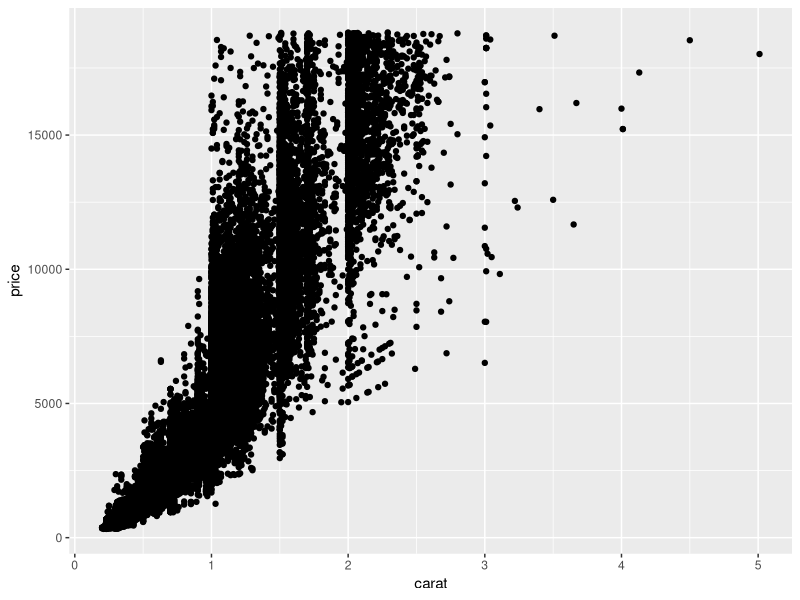
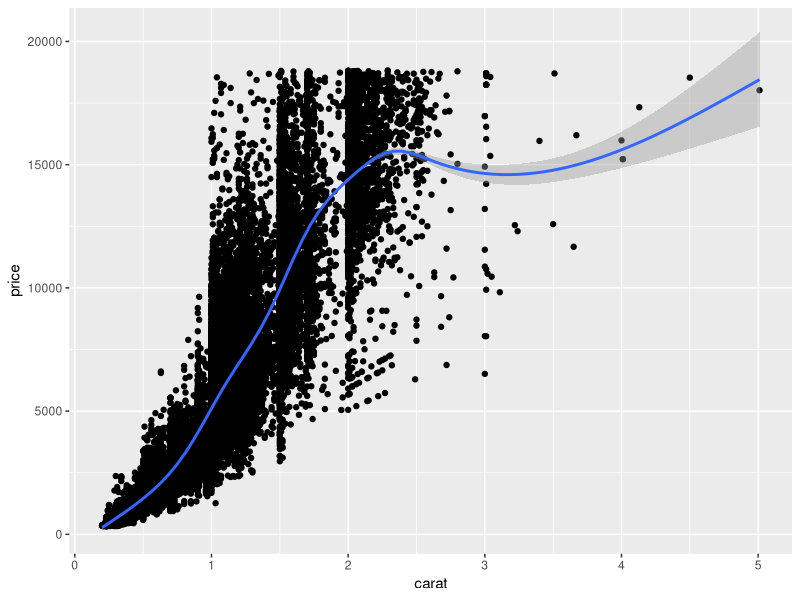
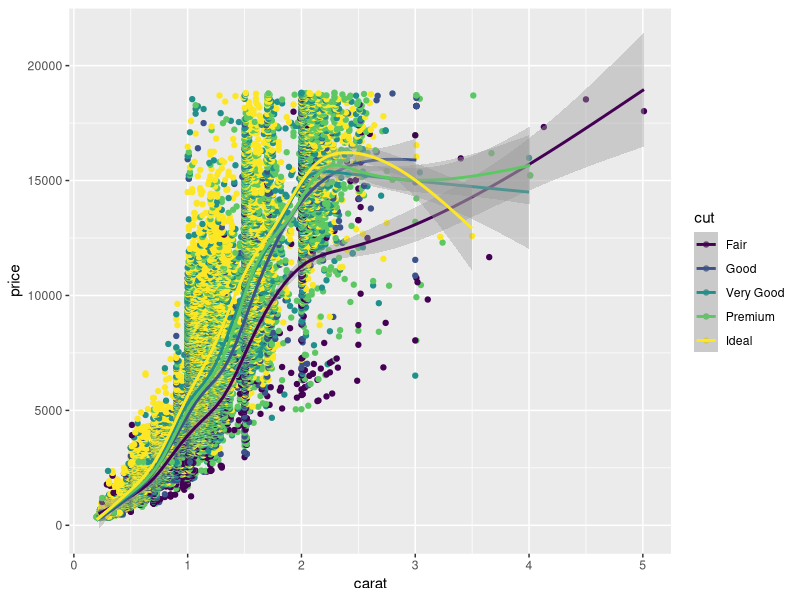
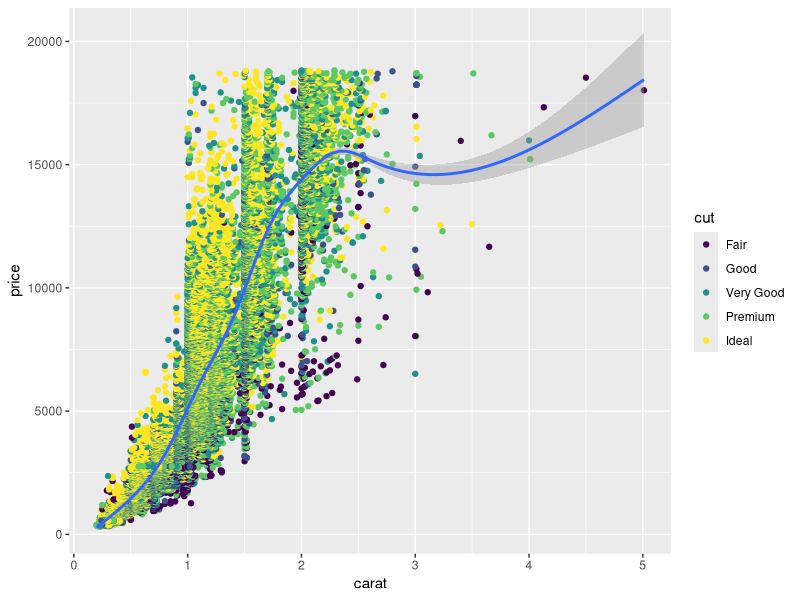
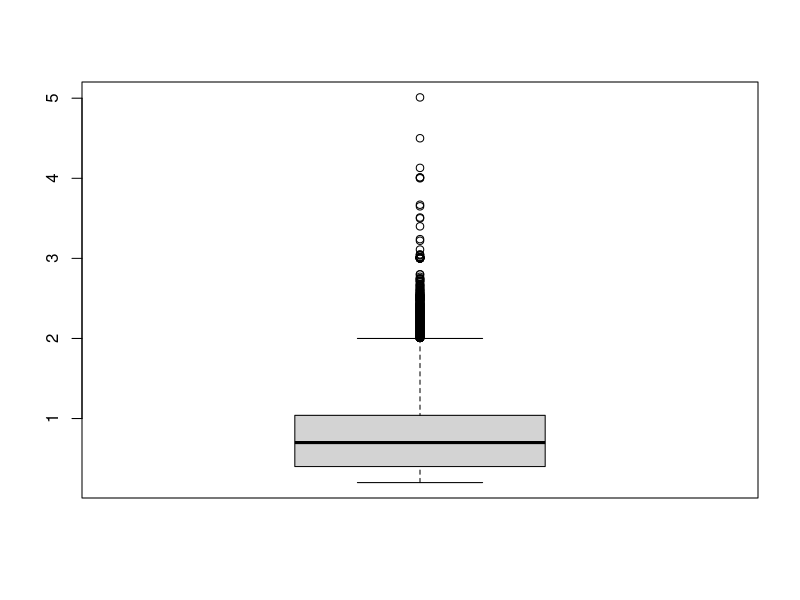
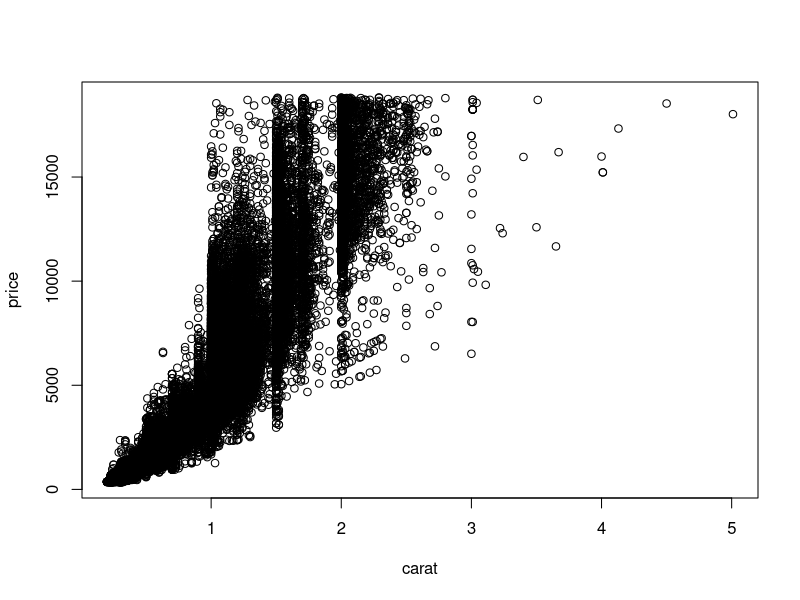
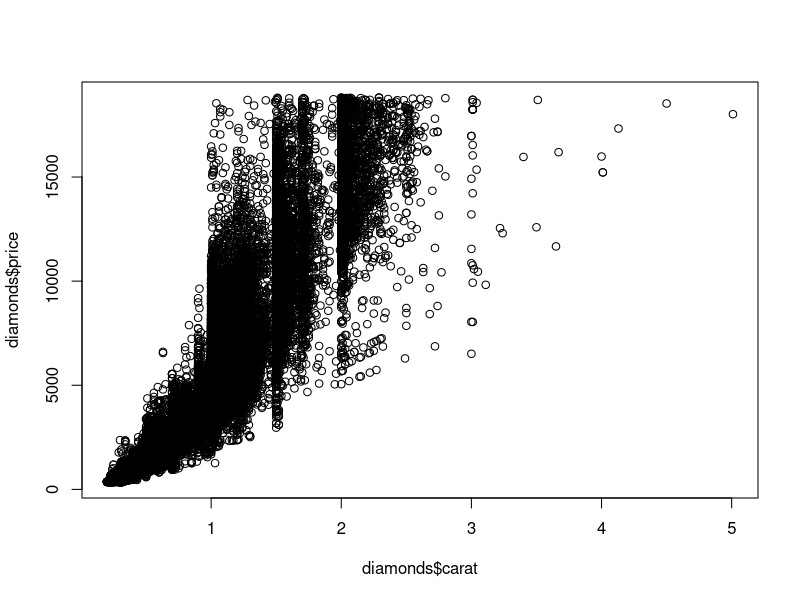
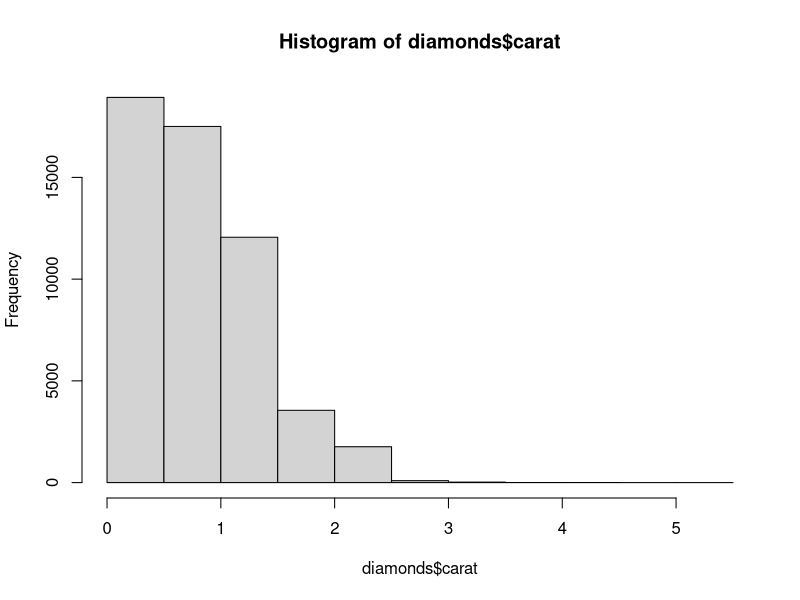

Source code (R) for these figures, in order:
## ---- chunk 1
#install.packages("ggplot2")
## ---- chunk 2
library(ggplot2)
## ---- chunk 3
data(diamonds)   #ggplot2 must be loaded first.
head(diamonds)
## ---- chunk 4
ggplot(diamonds, aes(x=carat, y=price)) + geom_point()
## ---- chunk 5
ggplot(diamonds, aes(x=carat, y=price)) + geom_point() + geom_smooth()
## ---- chunk 6
ggplot(diamonds, aes(x=carat, y=price, color=cut)) + geom_point() + geom_smooth() # Adding scatterplot geom (layer1) and smoothing geom (layer2).
## ---- chunk 7
ggplot(diamonds) + geom_point(aes(x=carat, y=price, color=cut)) + geom_smooth(aes(x=carat, y=price)) # Remove color from geom_smooth
## ---- chunk 8
#boxplots
boxplot(diamonds$carat)
## ---- chunk 9
#scatterplot
plot(price ~ carat, data = diamonds)
## ---- chunk 10
plot(diamonds$carat, diamonds$price)
## ---- chunk 11
#histogram
hist(diamonds$carat)
## ---- chunk 12
hist(diamonds$carat, main= "Carat Histogram", xlab="Carat", ylab="Count")
## ---- chunk 13
#bar chart
plot(diamonds$cut)
